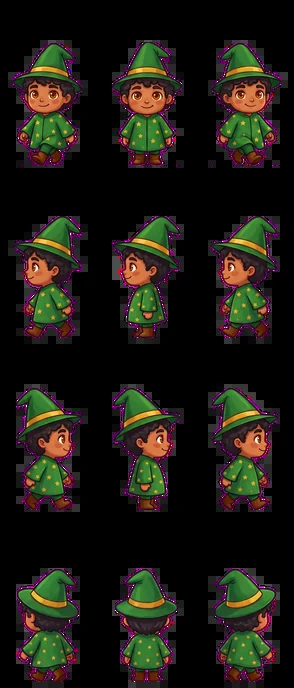
#> input picture art/figures/friend-base-boy.webp, 294 x 688 px
$ python -i sweep.py   (imports and definitions only)
#> lines starting #> are read from the running program, lines starting #| are printed output that depends on the picture
#!/usr/bin/env python3
"""A painted scene swept cell by cell (D76, D79): the wizard standing on every cell
walked on, drawn as the page draws it, and what of the painting covers it there;
and the checks that a scene's cut-outs hold neither too much nor too little.

    tools/art/sweep.py [scene]
    tools/art/sweep.py [scene] --sheets <folder>

Prints, for each cell where something is drawn in front of the wizard, how much
of the wizard it covers, how much of its head, and which images; writes a sheet
of those cells, each with the wizard on it, to art/raw/game-check/sweep-<scene>.png,
and the whole scene with the wizard on every cell walked on at once, each cell
numbered, the number yellow where the wizard is wholly hidden, to
all-<scene>.png; and prints the problems found, failing when
there are any. The page draws a
row's image at the row's depth, R + 0.75, a figure on row r at r + FOOT_IN_CELL,
and a thing among the rows by its own row (painted.ts).

With --sheets it writes instead the scene's review sheets into the folder (D208):
the cells, the even rows and the odd ones, each cell walked on or flown over tinted
and a figure on it where the game draws it; the masks, each tinted, outlined and
named; and for the shed its brooms and the figures of rows 5, 6, 8 and the doorway.
Every sheet carries the cells' borders and each cell's number at its foot, where the
game's ?debug layer writes it. A scene wider than forty cells is written in parts
that share two columns.

The problems, each on a cell walked on:

- floating: pixels of a row's image drawn in front of the cell that do not hang
  from the row's foot (image_first.held): a shadow or a flower on the lawn given
  a foot further down. Read from the scene's content alone.
- lawn: pixels of a row's image drawn in front of the cell where the painting
  does not differ from its ground-only edit: the lawn between two things.
- holes: a gap closed in on every side by a row's image where the painting
  differs from its ground-only edit: a crown's sunlit leaves left out, and the
  wizard seen through them.
- fringe and bare: a cut-out's edge off its thing's outline (D93), the ground
  beyond the outline drawn over the wizard, or the outline left on the ground
  under it; a door's leaf swung open (D111) is judged on its own picture
  composed on the ground, whose outlines are the leaf's.
- spill: one thing drawn partly in front of the wizard and partly behind it, cut
  across a row's edge with no outline between its parts (D94).

All but the first read the pictures the export cut the scene from
(art/raw/game/<scene>-src/), and are left out when they are not there. The
colours an outline and a shadow are told by are the scene's (scene_settings);
a scene may name the kinds it is held to (`checks`), and parts of it whose
things are kept whatever the ground beside them (`kept`).
"""

import json
import sys
from dataclasses import dataclass, field
from pathlib import Path

import numpy as np
from PIL import Image, ImageDraw, ImageFont

HERE = Path(__file__).resolve().parent
sys.path.insert(0, str(HERE))
import image_first  # noqa: E402
import scene_settings  # noqa: E402

REPO = HERE.parents[1]
CONTENT = REPO / "content"
RAW = REPO / "art" / "raw"
#: Where a figure's feet stand in its cell, as a part of a cell (painted.ts).
FOOT_IN_CELL = 0.8
#: A cell's share of pixels a problem must reach to count: smaller is the soft edge;
#: a hole smaller than HOLE shows nothing of a figure behind it.
SHARE = 0.015
HOLE = 0.02
#: How much of the wizard covered is the wizard hidden: a problem on that cell is not
#: seen, and the cell is listed apart. The page shows the wizard by its outline
#: wherever more than a quarter of it is covered (app/src/engine/silhouette.ts).
HIDDEN = 0.95
#: How much of the wizard may be covered before its cell goes on the sheet.
SHOWN = 0.02
#: The look the wizard is drawn in.
LOOK = "wizard-plum"


@dataclass
class Layer:
    name: str
    #: The depth the page draws it at, in rows.
    depth: float
    #: The row its foot stands on, for a row's image.
    row: int | None
    rgba: np.ndarray
    left: int
    top: int
    #: A static thing's row image, drawn over the painting as it is (D89): what
    #: covers a figure there is the thing itself, never the lawn or a hole.
    static: bool = False
    #: An open-work thing, a gate of bars, drawn by how much each pixel differs
    #: from the picture without it: its edge is no outline's.
    open_work: bool = False
    #: Drawn over whoever stands on its own row too, a door or its arch; or over
    #: every figure, a wall seen from above (D95).
    under: bool = False
    over: bool = False
    #: A door drawn open, its leaf swung against the wall beside its doorway (D111):
    #: its edge is judged on its own picture composed on the ground.
    swung: bool = False


# [4 lines left out: function is_door, not called in this run]


@dataclass
class Scene:
    name: str
    cell: int
    columns: int
    rows: int
    walked: np.ndarray
    ground: np.ndarray
    layers: list[Layer] = field(default_factory=list)
    #: The colours the scene is read by (D82).
    thresholds: dict = field(default_factory=image_first.thresholds)
    #: The parts of the scene its settings keep in its things (`kept`, D93), in cells.
    kept: list = field(default_factory=list)
    #: Whether Gemini marked its things in magenta (`marks`), which are then whole.
    marked: bool = False
    #: The cells a figure is drawn lower on, and by how much of a cell (D95).
    #: The cells of a dark tunnel, where the page draws no figure (D135).
    enchanted: set = field(default_factory=set)
    lowered: dict = field(default_factory=dict)
    #: The cells a figure is drawn sideways on, and by how much of a cell (D105).
    nudged: dict = field(default_factory=dict)
    #: The cells a thing drawn from a sprite is drawn sideways on, and by how much of a
    #: cell, not a figure (D207).
    shifted: dict = field(default_factory=dict)
    #: The dark passages a figure is drawn darker in, the deeper it goes (shade.ts).
    dark: list = field(default_factory=list)


# [18 lines left out: function walks, not called in this run]


#: Where in its cell a row's things are drawn, as a part of a cell (painted.ts): under
#: whoever stands on the row, or over them, a door or its arch (D95).
ROW_IN_CELL = 0.75
UNDER_IN_CELL = 0.9
#: The depth of a thing set in the floor, a plate (D273): under every figure.
LYING = -1.0


# [18 lines left out: functions depth_of, feet_at, middle_at, not called in this run]


#: How much darker a figure's head is than its feet in a dark passage (shade.ts).
HEAD_SHADE = 0.5


# [16 lines left out: function shaded, not called in this run]


def load(scene: str) -> Scene:
    folder = CONTENT / "art" / "scenes" / scene
    art = json.loads((folder / "art.json").read_text(encoding="utf-8"))
    cell = art["cell"]
    columns, rows = art["size"]
    ground = np.array(Image.open(folder / art["ground"]).convert("RGBA"))
    # The playable part of a ground painted with a margin (D83).
    ox, oy = art.get("origin", [0, 0])
    ground = ground[oy : oy + rows * cell, ox : ox + columns * cell]
    found = Scene(scene, cell, columns, rows, walks(scene), ground)
    if (scene_settings.SCENES / scene / "cut.json").is_file():
        own = scene_settings.settings(scene)
        found.thresholds = own.thresholds
        found.kept = own.data.get("kept", [])
        found.marked = "marks" in own.data
    found.dark = art.get("dark", [])
    about = REPO / "content" / "scenes" / scene / "scene.json"
    if about.is_file():
        found.enchanted = {
            (x, y)
            for x0, y0, x1, y1 in json.loads(about.read_text()).get("enchanted", [])
            for y in range(y0, y1 + 1)
            for x in range(x0, x1 + 1)
        }
    for key in ("lowered", "nudged", "shifted"):
        for part in art.get(key, []):
            (x0, y0), (x1, y1) = part["cells"]
            for y in range(y0, y1 + 1):
                for x in range(x0, x1 + 1):
                    # The first range that names a cell is taken, as on the page.
                    getattr(found, key).setdefault((x, y), part["by"])
    for row in art["rows"]:
        rgba = np.array(Image.open(folder / row["image"]).convert("RGBA"))
        kind = next((k for k in ("over", "under", "cover", "hangs") if row.get(k)), "")
        name = (
            f"row {row['row']}"
            + (" static" if row.get("static") else "")
            + (f" {kind}" if kind else "")
        )
        found.layers.append(
            Layer(
                name,
                depth_of(row["row"], rows, row.get("under", False), row.get("over", False)),
                row["row"],
                rgba,
                0,
                row["top"],
                row.get("static", False),
                under=row.get("under", False),
                over=row.get("over", False),
            )
        )
    solid = {}
    if (scene_settings.SCENES / scene / "cut.json").is_file():
        solid = {n: t.get("solid", True) for n, t in scene_settings.settings(scene).things.items()}
    for name, thing in art["things"].items():
        # A door is drawn open: one stands in its doorway, the only cell it is walked
        # on from, only when it is open, and what is seen through it is then under
        # them, its arch over them (D95); a door swung open lies on the wall beside
        # its doorway, among the rows by the row that state gives (D111).
        # A door or a hole is drawn open; anything else in its first state.
        door = is_door(thing)
        opens = thing.get("kind") in scene_settings.KINDS and "open" in thing["states"]
        state = "open" if opens else next(iter(thing["states"]))
        rgba = np.array(Image.open(folder / thing["states"][state]).convert("RGBA"))
        # A thing is drawn just after its row's image (painted.ts).
        under = thing.get("under", False) and not (door and state == "open")
        row = thing.get("rows", {}).get(state, thing["row"])
        # A thing set in the floor, a plate, is under every figure (D273).
        depth = LYING if thing.get("lying") else depth_of(row, rows, under) + 0.001
        found.layers.append(
            Layer(
                name,
                depth,
                None,
                rgba,
                thing["left"],
                thing["top"],
                open_work=not solid.get(name, True),
                under=under,
                swung=door and state == "open",
            )
        )
        # The open state's piece that lies on the floor, a door's doorway, is under every
        # figure (D289).
        floor = thing.get("floors", {}).get(state)
        if floor:
            lying = np.array(Image.open(folder / floor).convert("RGBA"))
            found.layers.append(Layer(name, LYING, None, lying, thing["left"], thing["top"]))
    found.layers.sort(key=lambda layer: layer.depth)
    return found


# [44 lines left out: functions window, figure, seen_at, not called in this run]


@dataclass
class Covered:
    cell: tuple[int, int]
    share: float
    head: float
    by: dict[str, float]


# [54 lines left out: functions covers, picture, not called in this run]


@dataclass
class Problem:
    kind: str
    cell: tuple[int, int]
    layer: str
    pixels: int

    # [94 lines left out: functions __str__, by_cell, before, outlined, floating, not called in this run]


#: How much of a page pixel a line found at the painting's size must cover to be one.
LINE = 60


@dataclass
class Differs:
    """Where the picture a scene's rows were cut from differs from its ground-only
    edit, and where it is that ground in shadow, at the page's size; and that
    picture itself, whose outlines the cut-outs' edges lie on (D93)."""

    raw: np.ndarray
    shadow: np.ndarray
    painting: np.ndarray
    ground: np.ndarray
    #: The painting's outlines, by the scene's colours and by the painting's black,
    #: found at the painting's own size and brought down: a thin line a painting
    #: drawn large has would blur away at the page's size.
    dark: np.ndarray
    black: np.ndarray


# [172 lines left out: functions differs, lawn, holes, behind_cells, reach_of, edges, not called in this run]


#: How far from the scene's edge, in the page's pixels, a cut-out's edge is looked at:
#: a painting's outermost pixels are left out (margin.TRIM), a cut-out fades out
#: before them (export_scene.EDGE_FEATHER), and the grid may begin a little
#: outside the painting, so that a crown the edge cuts is faded beside the edge and
#: its strip next to the fade would look like a fringe.
EDGE = 40
#: How many pixels of one thing cut across a row's edge, over a figure, are a spill
#: (D94): a tenth of a cell's width.
SPILL = 0.1


# [136 lines left out: functions spills, problems, sheet, everyone, not called in this run]


# The review's sheets (D208): the scene as the game draws it with its grid and its
# numbers, the number of a cell at its foot, in its middle, as the ?debug layer writes
# it, so that a figure on a cell stands just over its number.

#: How tall a cell's number is, as a part of a cell: the ?debug layer's 9 pixels of a
#: 48-pixel cell (debug.ts).
NUMBER_SIZE = 9 / 48
#: The widest a sheet is, in cells: a wider scene is written in parts that share
#: SHARED columns.
WIDEST = 40
SHARED = 2
#: How far a flying figure is lifted above its cell, in cells (flight.ts).
FLY_LIFT = 0.5
#: The tints of a cell walked on and of one only flown over.
WALKED_TINT = (60, 220, 255)
FLOWN_TINT = (90, 120, 255)


@dataclass
class Placed:
    """Something drawn among the scene's layers by its depth, in rows: a figure, or a
    thing drawn from its sprite."""

    depth: float
    image: Image.Image
    left: int
    top: int


# [173 lines left out: functions flown, standing_on, sprite_on, composed, tinted, framed and 5 more, not called in this run]


#: The colours the masks are tinted in, one after another.
MASK_COLOURS = [
    (255, 80, 80),
    (80, 200, 255),
    (255, 200, 40),
    (120, 255, 120),
    (220, 110, 255),
    (255, 140, 60),
]


# [96 lines left out: functions masks_sheet, shed_sheets, review_sheets, main, not called in this run]


#: The familiar the sweep stands on the cells only a familiar walks on (D270), and how
#: much of it may be covered on a cell where nothing is to hide it, and must be on a
#: cell where the painted wall is drawn over it (`hides` in the scene's settings), at
#: least half, as it is at a mouth's edge walking out of it; on a cell where a rim is
#: drawn over its feet (`rims`, D282), some of it is covered, and no more than its feet
#: and legs.
FAMILIAR = "familiar-fox-red"
FAMILIAR_SEEN = 0.1
FAMILIAR_HIDDEN = 0.5
FAMILIAR_FEET = 0.35


# [114 lines left out: functions familiar_on, familiar_covered, passage_ways, familiars, not called in this run]


# [9 lines not run here, left out]

>>> import cv2
>>> picture = cv2.imread('../../art/figures/friend-base-boy.webp', cv2.IMREAD_GRAYSCALE)
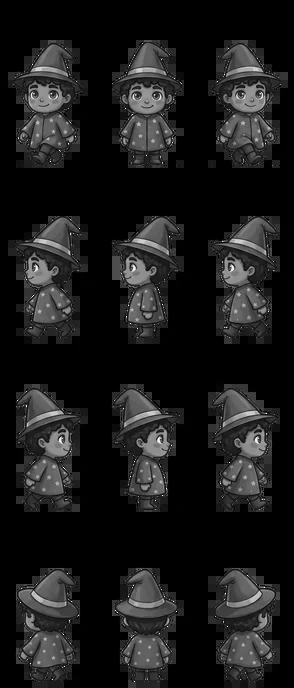
#> picture: shape (688, 294); min 0, max 255, mean 26.9
#> (the run stopped early here; a loop or call above may not have finished)

$ run again, on art/figures/orla-standing.webp
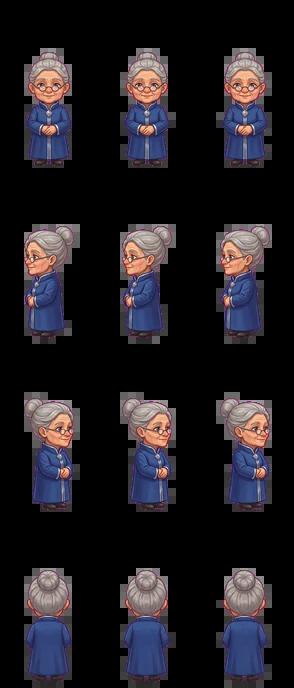
#> input picture art/figures/orla-standing.webp, 294 x 688 px
#> `picture = cv2.imread('../../art/figures/friend-base-boy.webp', cv2.IMR..`:
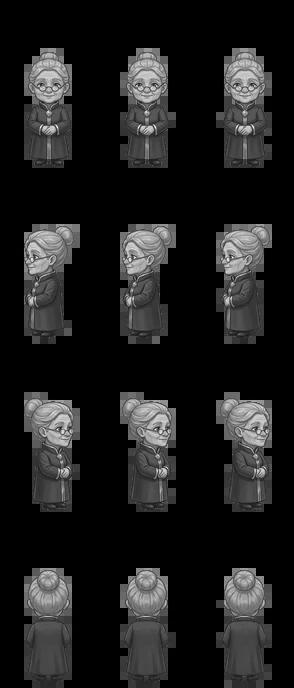
#> picture: shape (688, 294); min 0, max 252, mean 30.5

$ run again, on art/figures/portrait-wizard-boy.webp
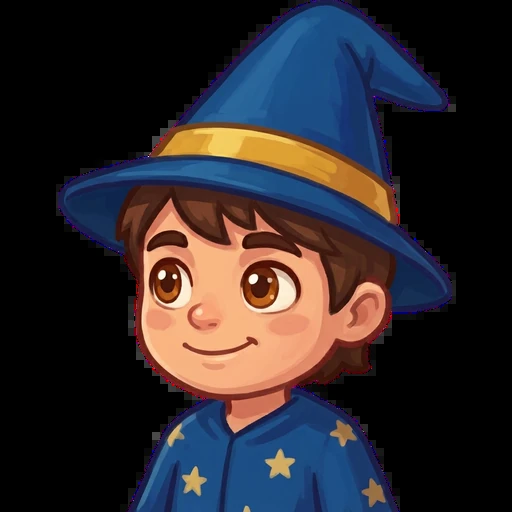
#> input picture art/figures/portrait-wizard-boy.webp, 512 x 512 px
#> `picture = cv2.imread('../../art/figures/friend-base-boy.webp', cv2.IMR..`:
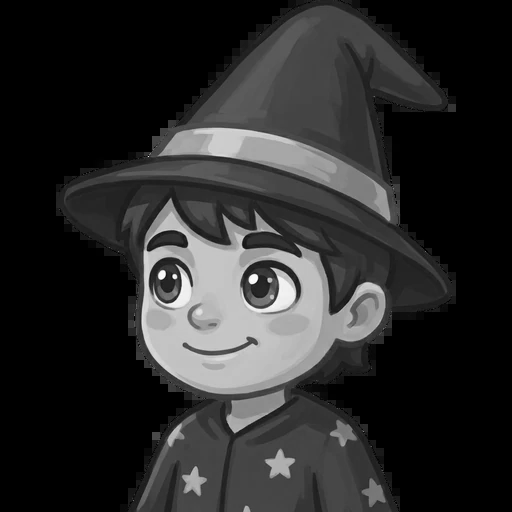
#> picture: shape (512, 512); min 0, max 254, mean 42.4
